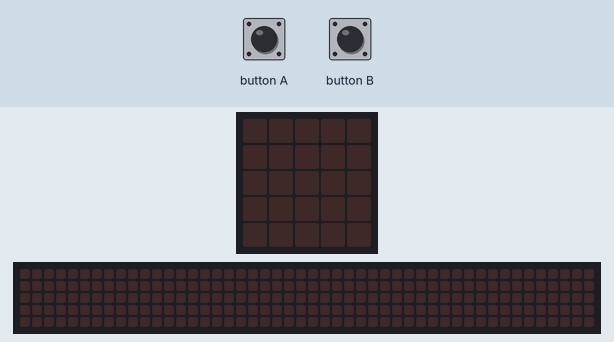
Recording of a program running on a simulated BBC micro:bit (MakeCode). On the bench: the board's 5×5 LED display, a strip that is not on the board, showing the scrolling text unrolled. Inputs (shaded band) come from the test bench. The 48×5 strip is a reading aid, not a part: it shows the text the display is scrolling, unrolled, one strip-width of it at a time.

Above: at 1.2 s.
1.3 s: button B pressed for 0.15 s
At 1.52 s:
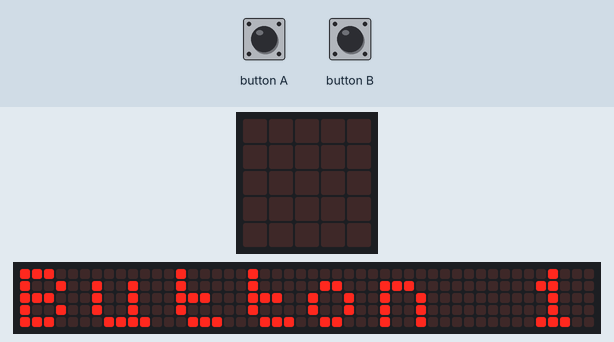
4.3 s: button A pressed for 0.15 s
7.4 s: button A pressed for 0.15 s
At 10.4 s:
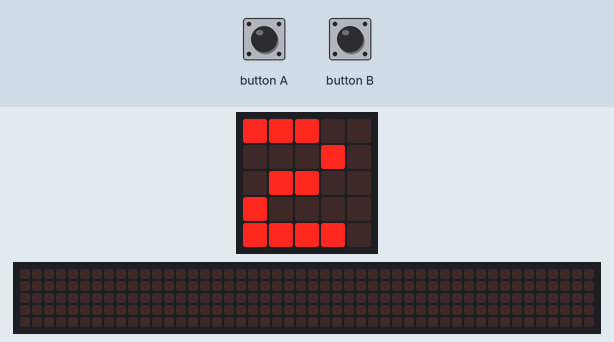
10.5 s: button B pressed for 0.15 s
At 17.3 s:
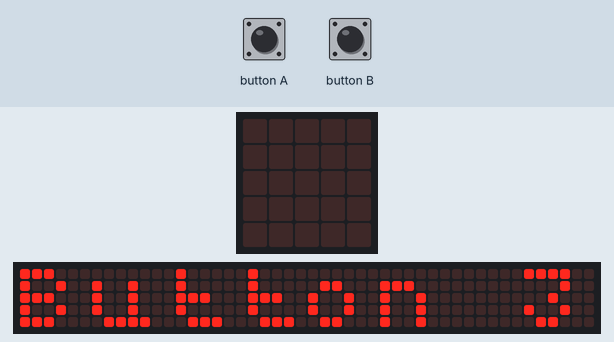

The program:

main.ts
```typescript
/**
 * Buttons on the remote control
 */
enum IrButton {
    //% block="unknown"
    Unknown,
    //% block="1"
    Button1,
    //% block="2"
    Button2,
    //% block="3"
    Button3,
    //% block="4"
    Button4,
    //% block="5"
    Button5,
    //% block="6"
    Button6,
    //% block="7"
    Button7,
    //% block="8"
    Button8,
    //% block="9"
    Button9,
    //% block="0"
    Button0,
    //% block="*"
    Star,
    //% block="#"
    Hash,
    //% block="OK"
    Ok,
    //% block="up"
    Up,
    //% block="down"
    Down,
    //% block="left"
    Left,
    //% block="right"
    Right
}

/**
 * Helper blocks to convert IR codes to buttons
 */
//% weight=100 color="#AA278D" icon="\uf1eb" block="IR Buttons"
namespace IrButtons {

    /**
     * Converts a raw IR code to a button
     * @param code the received IR code
     */
    //% blockId=irbuttons_decode
    //% block="decode IR code %code"
    //% weight=100
    export function decode(code: number): IrButton {
        switch (code) {
            case 0x45: return IrButton.Button1
            case 0x46: return IrButton.Button2
            case 0x47: return IrButton.Button3
            case 0x44: return IrButton.Button4
            case 0x40: return IrButton.Button5
            case 0x43: return IrButton.Button6
            case 0x07: return IrButton.Button7
            case 0x15: return IrButton.Button8
            case 0x09: return IrButton.Button9
            case 0x19: return IrButton.Button0
            case 0x16: return IrButton.Star
            case 0x0D: return IrButton.Hash
            case 0x1C: return IrButton.Ok
            case 0x18: return IrButton.Up
            case 0x52: return IrButton.Down
            case 0x08: return IrButton.Left
            case 0x5A: return IrButton.Right
            default: return IrButton.Unknown
        }
    }

    /**
     * A button as a constant, to compare against
     */
    //% blockId=irbuttons_button
    //% block="%button"
    //% weight=90
    export function button(button: IrButton): IrButton {
        return button
    }

    /**
     * Returns the name of a button as text
     */
    //% blockId=irbuttons_name
    //% block="name of %button"
    //% weight=80
    export function name(button: IrButton): string {
        switch (button) {
            case IrButton.Button1: return "Button 1"
            case IrButton.Button2: return "Button 2"
            case IrButton.Button3: return "Button 3"
            case IrButton.Button4: return "Button 4"
            case IrButton.Button5: return "Button 5"
            case IrButton.Button6: return "Button 6"
            case IrButton.Button7: return "Button 7"
            case IrButton.Button8: return "Button 8"
            case IrButton.Button9: return "Button 9"
            case IrButton.Button0: return "Button 0"
            case IrButton.Star: return "Button *"
            case IrButton.Hash: return "Button #"
            case IrButton.Ok: return "Button OK"
            case IrButton.Up: return "Button Up"
            case IrButton.Down: return "Button Down"
            case IrButton.Left: return "Button Left"
            case IrButton.Right: return "Button Right"
            default: return "Unknown"
        }
    }
}
```

test.ts
```typescript
// Tests: not included when the extension is used in another project
// Simulates the remote: A = next button, B = decode and show name

let codes = [0x45, 0x46, 0x47, 0x44, 0x40, 0x43, 0x07, 0x15, 0x09,
    0x19, 0x16, 0x0D, 0x1C, 0x18, 0x52, 0x08, 0x5A, 0x99]
let index = 0

input.onButtonPressed(Button.A, function () {
    index = (index + 1) % codes.length
    basic.showNumber(index)
})

input.onButtonPressed(Button.B, function () {
    let button = IrButtons.decode(codes[index])
    basic.showString(IrButtons.name(button))
})
```

Measured:
- after the input at 1.3 s, the display: changes after 0.15 s (image 1)
- after the input at 10.5 s, the display: first changes after 0.55 s (image 3 shows a later state)
- what the display in image 3 shows lasts 0.6 s, from 16.9 s to 17.5 s
